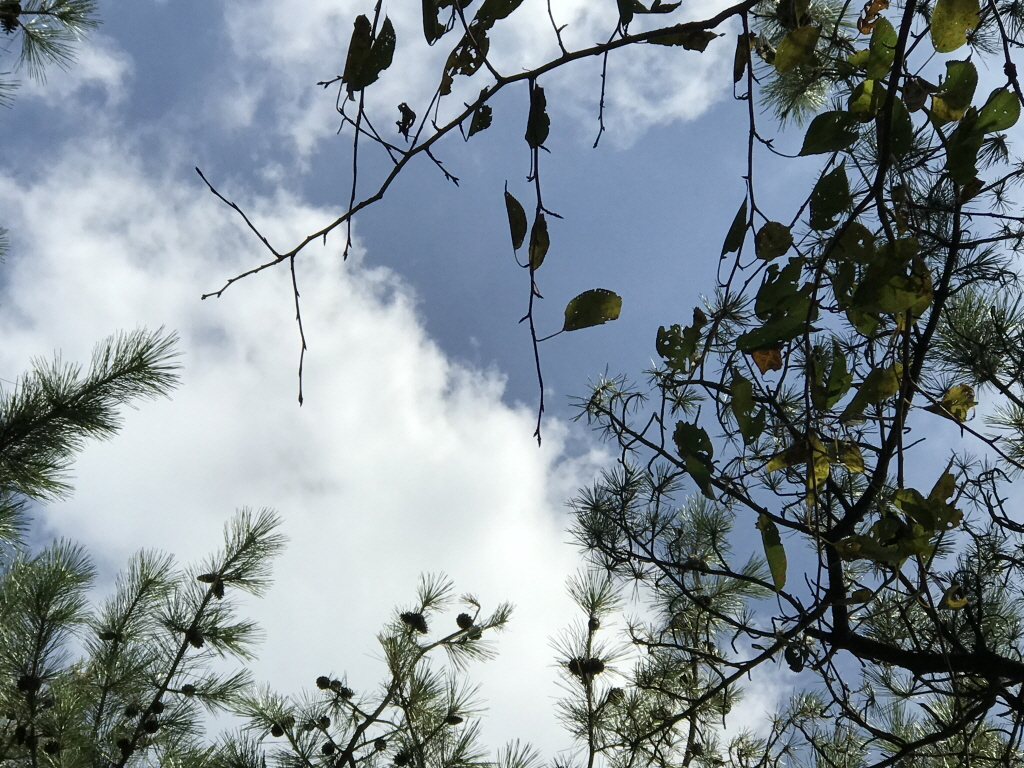
#> input picture sIMG_2180.jpg, 1024 x 768 px
$ jupyter execute '1.4.2 Image Thresholding.ipynb'
#> lines starting #> are read from the running program, lines starting #| are printed output that depends on the picture; after the words box and inside, x2 and y2 are one past the last pixel; in counts of white or black regions, pixels touching at a corner belong together
[cell 1]
import cv2
import numpy as np
from matplotlib import pyplot as plt

[cell 2]
img = cv2.imread('sIMG_2180.jpg',0)
#> img: shape (768, 1024); min 0, max 255, mean 138.6
ret,thresh1 = cv2.threshold(img,127,255,cv2.THRESH_BINARY)
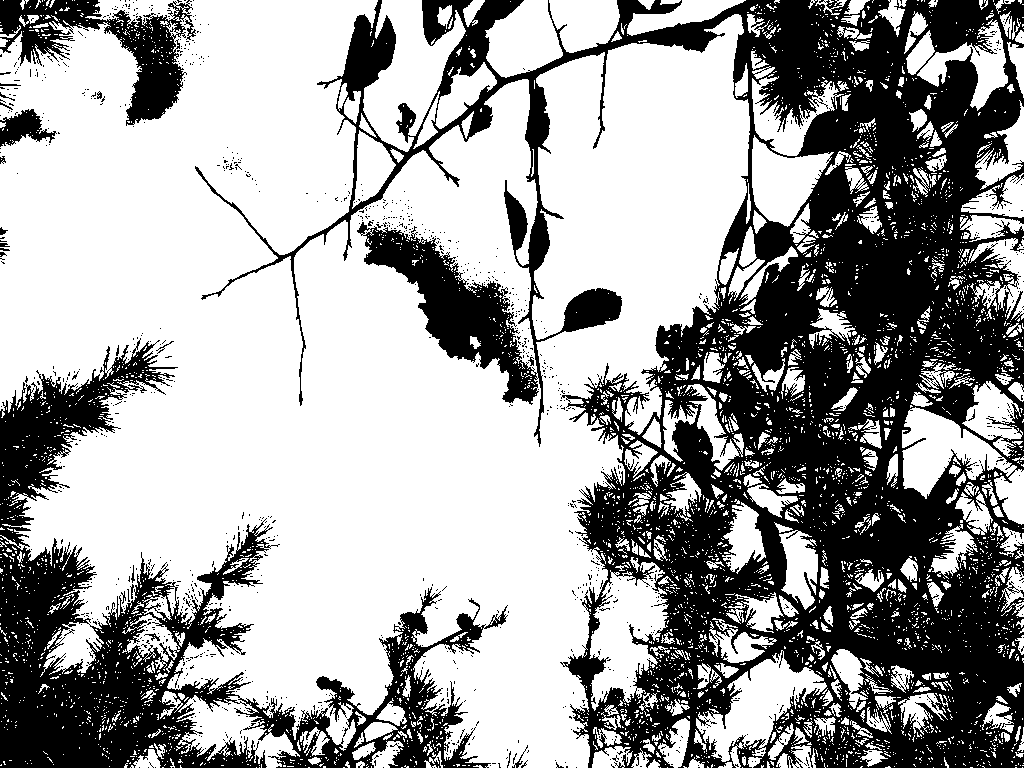
#> thresh1: shape (768, 1024); 63.2% white; 1139 black regions (1116 under 20 px), largest, box (x1, y1, x2, y2) and area: (195, 0, 1024, 768) 220093, (0, 338, 508, 768) 56415, (0, 0, 196, 126) 8734

[cell 3]
titles = ['Original Image','BINARY']
images = [img, thresh1]
for i in range(2):
    plt.subplot(1,2,i+1),plt.imshow(images[i],'gray')
    plt.title(titles[i])
    plt.xticks([]),plt.yticks([])
plt.show()

[cell 4]
import cv2
import numpy as np
from matplotlib import pyplot as plt
img = cv2.imread('sIMG_2177.jpg',0)
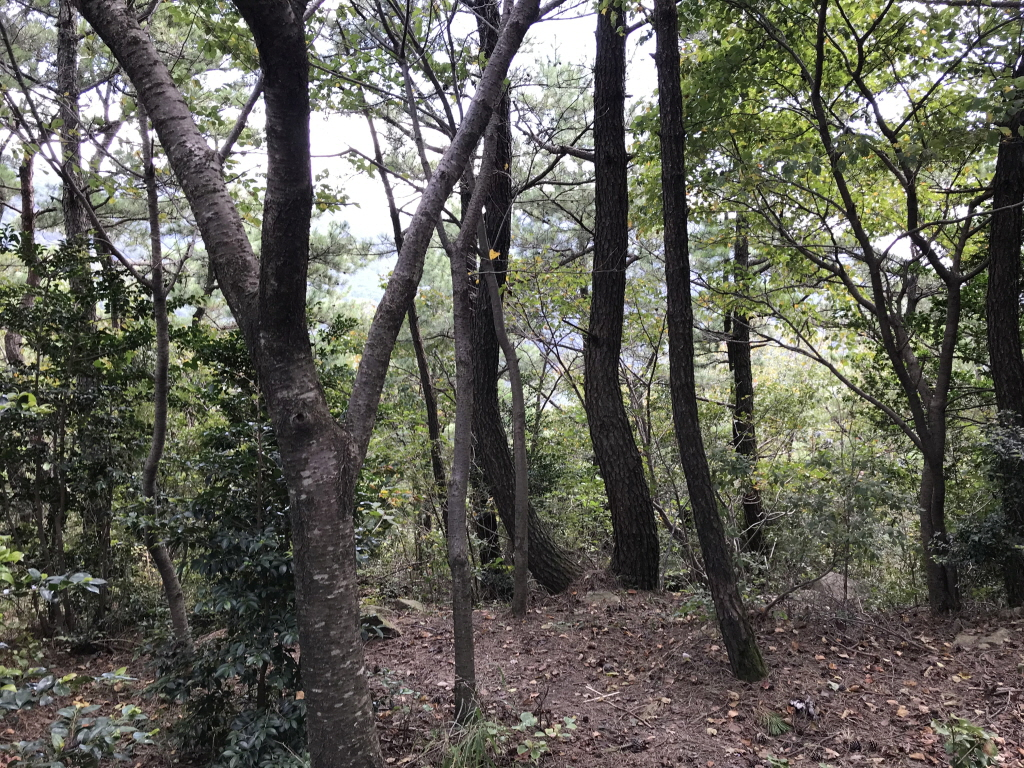
#> input picture sIMG_2177.jpg, 1024 x 768 px
#> img: shape (768, 1024); min 2, max 255, mean 95.4

ret,th1 = cv2.threshold(img,127,255,cv2.THRESH_BINARY)
#> th1: shape (768, 1024); 26.7% white; 7895 white regions (7134 under 20 px), largest, box (x1, y1, x2, y2) and area: (306, 83, 399, 379) 16217, (506, 0, 599, 187) 11126, (750, 341, 900, 486) 9779
th2 = cv2.adaptiveThreshold(img,255,cv2.ADAPTIVE_THRESH_MEAN_C,\
cv2.THRESH_BINARY,11,2)
#> th2: shape (768, 1024); 48.6% white; 4884 white regions (4008 under 20 px), largest, box (x1, y1, x2, y2) and area: (291, 221, 1024, 768) 91247, (0, 236, 283, 768) 25548, (696, 341, 921, 613) 16160
th3 = cv2.adaptiveThreshold(img,255,cv2.ADAPTIVE_THRESH_GAUSSIAN_C,\
cv2.THRESH_BINARY,11,2)
#> th3: shape (768, 1024); 50% white; black in thin lines or dots
mbth3 = cv2.medianBlur(th3,5)
#> mbth3: shape (768, 1024); 49.1% white; 2839 white regions (1829 under 20 px), largest, box (x1, y1, x2, y2) and area: (466, 19, 1024, 768) 70097, (306, 90, 494, 596) 31317, (249, 402, 473, 767) 15426
titles = ['Original Image', 'Global Thresholding (v = 127)',
'Adaptive Mean Thresholding', 'Adaptive Gaussian Thresholding']
images = [img, th1, th2, mbth3]
plt.figure(figsize=(20,16))
for i in range(4):
    plt.subplot(2,2,i+1),plt.imshow(images[i],'gray')
    plt.title(titles[i])
    plt.xticks([]),plt.yticks([])
plt.show()

[cell 5]
import cv2
import numpy as np
from matplotlib import pyplot as plt
img = cv2.imread('sIMG_2168.jpg',0)
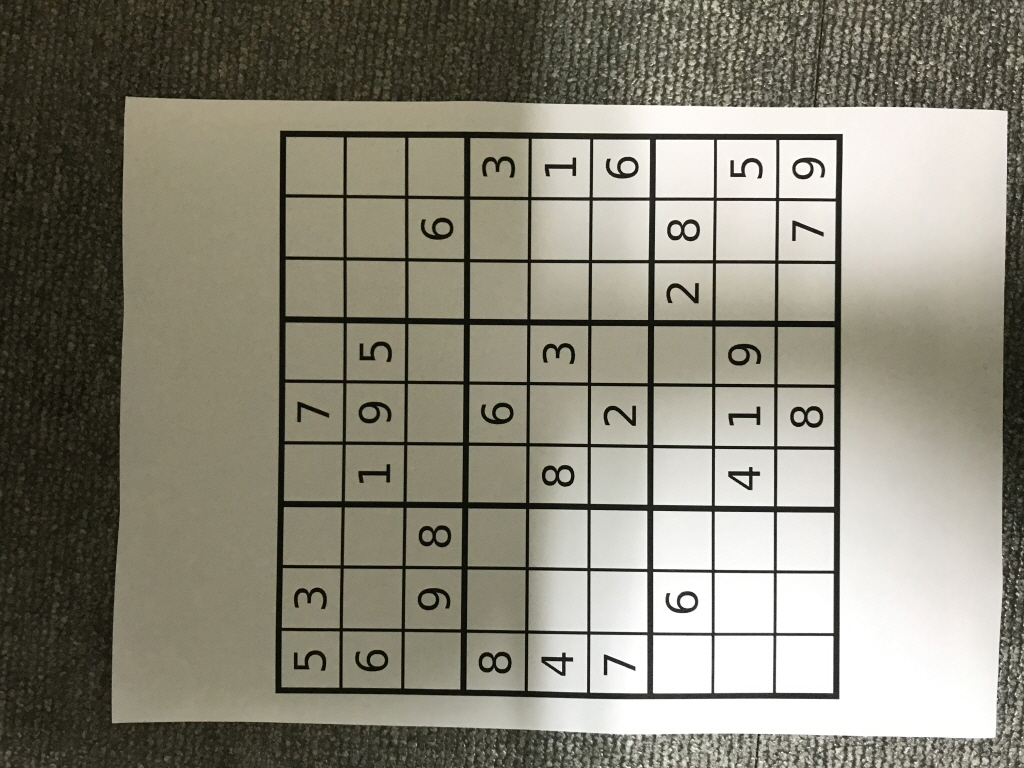
#> input picture sIMG_2168.jpg, 1024 x 768 px
#> img: shape (768, 1024); min 2, max 255, mean 133.4
# global thresholding
ret1,th1 = cv2.threshold(img,127,255,cv2.THRESH_BINARY)
#> th1: shape (768, 1024); 64.3% white; 1651 black regions (1570 under 20 px), largest, box (x1, y1, x2, y2) and area: (0, 0, 1024, 768) 212105, (274, 130, 843, 699) 51327, (831, 735, 897, 768) 840
# Otsu's thresholding
ret2,th2 = cv2.threshold(img,0,255,cv2.THRESH_BINARY+cv2.THRESH_OTSU)
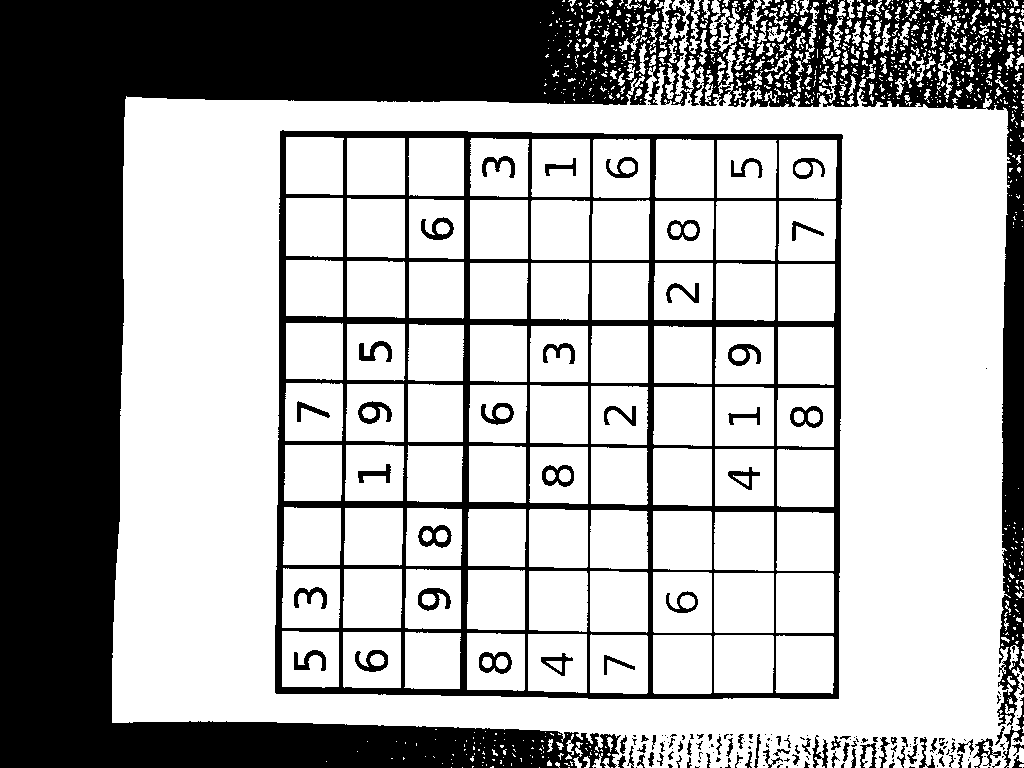
#> th2: shape (768, 1024); 66.7% white; 234 black regions (139 under 20 px), largest, box (x1, y1, x2, y2) and area: (0, 0, 1024, 768) 200577, (275, 130, 843, 699) 48421, (418, 525, 452, 548) 399
#> ret2 = 111
# Otsu's thresholding after Gaussian filtering
blur = cv2.GaussianBlur(img,(5,5),0)
ret3,th3 = cv2.threshold(blur,0,255,cv2.THRESH_BINARY+cv2.THRESH_OTSU)
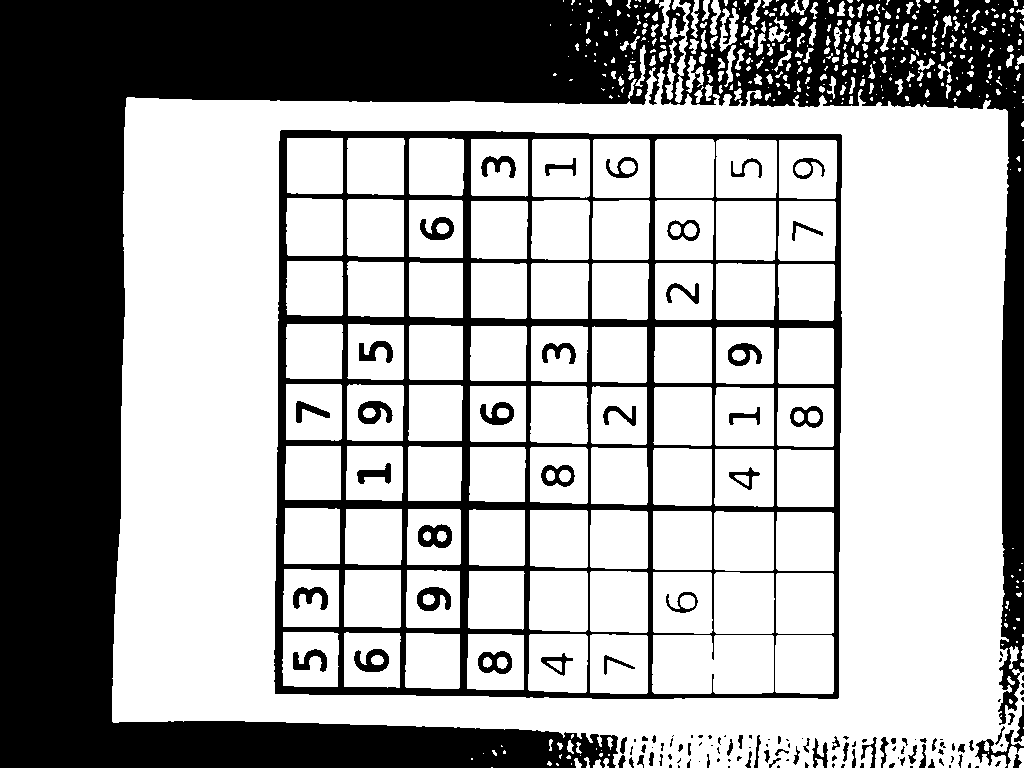
#> th3: shape (768, 1024); 65.2% white; 144 black regions (64 under 20 px), largest, box (x1, y1, x2, y2) and area: (0, 0, 1024, 768) 206060, (274, 130, 842, 699) 54281, (418, 524, 452, 548) 532
#> ret3 = 115
# plot all the images and their histograms
images = [img, 0, th1,
img, 0, th2,
blur, 0, th3]
titles = ['Original Noisy Image','Histogram','Global Thresholding (v=127)',
'Original Noisy Image','Histogram',"Otsu's Thresholding",
'Gaussian filtered Image','Histogram',"Otsu's Thresholding"]
for i in range(3):
    plt.subplot(3,3,i*3+1),plt.imshow(images[i*3],'gray')
    plt.title(titles[i*3]), plt.xticks([]), plt.yticks([])
    plt.subplot(3,3,i*3+2),plt.hist(images[i*3].ravel(),256)
    plt.title(titles[i*3+1]), plt.xticks([]), plt.yticks([])
    plt.subplot(3,3,i*3+3),plt.imshow(images[i*3+2],'gray')
    plt.title(titles[i*3+2]), plt.xticks([]), plt.yticks([])
plt.show()
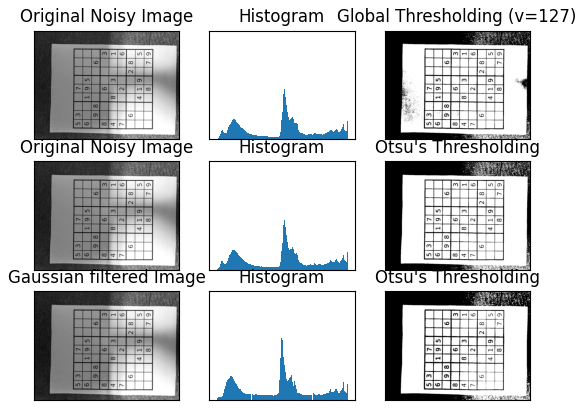
#> figure drawn by matplotlib, 9 panels

[cell 6]
img = cv2.imread('sIMG_2168.png',0)
blur = cv2.GaussianBlur(img,(5,5),0)
# find normalized_histogram, and its cumulative distribution function

hist = cv2.calcHist([blur],[0],None,[256],[0,256])
#> hist = 256 values, max 29907 at index 255, min 0 at index 0, mean 3072
hist_norm = hist.ravel()/hist.max()
#> hist_norm = 256 values, max 1 at index 255, min 0 at index 0, mean 0.103
Q = hist_norm.cumsum()
#> Q = 256 values from 0 to 26.3
bins = np.arange(256)
fn_min = np.inf
thresh = -1
for i in range(1,256):
    p1,p2 = np.hsplit(hist_norm,[i]) # probabilities
    q1,q2 = Q[i],Q[255]-Q[i] # cum sum of classes
    b1,b2 = np.hsplit(bins,[i]) # weights
# finding means and variances
    m1,m2 = np.sum(p1*b1)/q1, np.sum(p2*b2)/q2
    v1,v2 = np.sum(((b1-m1)**2)*p1)/q1,np.sum(((b2-m2)**2)*p2)/q2
# calculates the minimization function
    fn = v1*q1 + v2*q2
    if fn < fn_min:
        fn_min = fn
        thresh = i
#> this loop made 255 passes
#> (p1, q1, q2, m1, m2, v1, v2, fn) on passes 10 to 13: ([0, 0, 0, 0, 0, 0, 0, 0, 0, 0], 0.0001, 26.3, 0, 133.4, 0, 4836.3, 127174.5), ([0, 0, 0, 0, 0, 0, 0, 0, 0, 0, 0.0001], 0.00117, 26.29, 0.857, 133.4, 7.17, 4836.4, 127172.9), ([0, 0, 0, 0, 0, 0, 0, 0, 0, 0, 0.0001, 0.00107], 0.00712, 26.29, 1.79, 133.5, 13.68, 4836.9, 127157), ([0, 0, 0, 0, 0, 0, 0, 0, 0, 0, 0.0001, 0.00107, 0.00595], 0.024, 26.27, 3.51, 133.5, 20.57, 4836.7, 127069.8)
#> (q1, q2, m1, m2, v1, v2, fn, fn_min) on passes 14 to 19: (0.0514, 26.24, 5.9, 133.7, 21.4, 4832.4, 126826, 126826), (0.0822, 26.21, 8.36, 133.8, 16.08, 4823.2, 126434.7, 126434.7), (0.116, 26.18, 9.89, 134, 12.56, 4812.9, 126000.9, 126000.9), (0.151, 26.14, 11.18, 134.1, 10, 4801.3, 125528.5, 125528.5), (0.183, 26.11, 12.54, 134.3, 7.43, 4788.6, 125046.4, 125046.4), (0.212, 26.08, 13.44, 134.4, 6.72, 4777.8, 124624.5, 124624.5)
# find otsu's threshold value with OpenCV function
ret, otsu = cv2.threshold(blur,0,255,cv2.THRESH_BINARY+cv2.THRESH_OTSU)
print (thresh,ret)
#| 116 115.0
